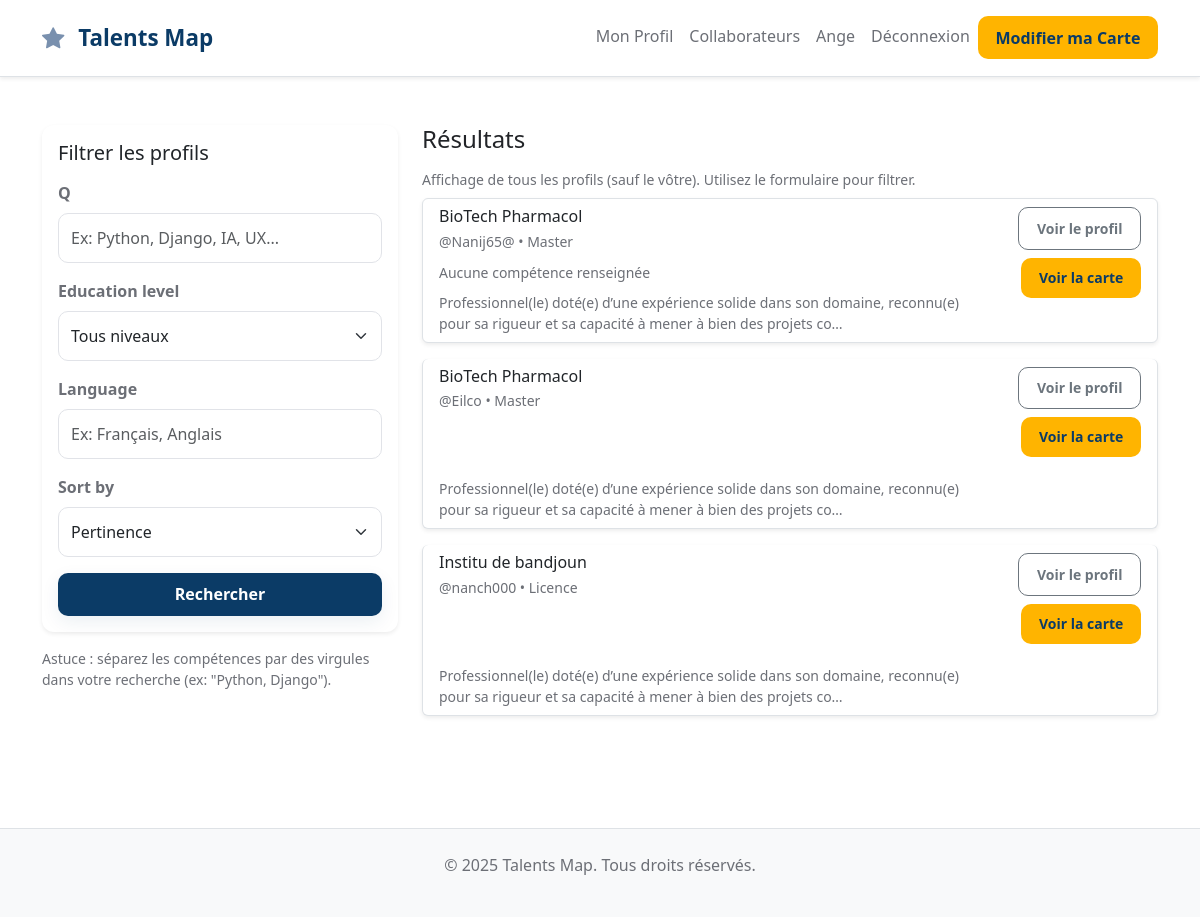
Screenshot of /search/ (signed in) with the database file from the repository.
### talent_map_app/models.py (models this page shows, shortened)
class UserProfile(models.Model):
    EDUCATION_CHOICES = [
        ('bac', 'Baccalauréat'),
        ('licence', 'Licence'),
        ('master', 'Master'),
        ('Ingénieur', 'Ingénieur'),
    ]
    user = models.OneToOneField(User, on_delete=models.CASCADE, related_name='profile')
    education_level = models.CharField(max_length=20, choices=EDUCATION_CHOICES, default='licence')
    bio = models.TextField(blank=True, null=True, help_text="Courte biographie")
    skills = models.TextField(blank=True, null=True, help_text="Ex: Python, Django, JavaScript")
    languages = models.TextField(blank=True, null=True, help_text="Ex: Français, Anglais, Espagnol")
    passions = models.TextField(blank=True, null=True, help_text="Ex: IA, Web, Mobile")
    projects = models.TextField(blank=True, null=True, help_text="Ex: Projet 1 - Description, Projet 2 - Description")
    linkedin = models.URLField(blank=True, null=True)
    github = models.URLField(blank=True, null=True)
    youtube = models.URLField(blank=True, null=True)
    website = models.URLField(blank=True, null=True)
    is_validated = models.BooleanField(default=False, help_text="Profil validé par un responsable")
    validated_by = models.ForeignKey(User, on_delete=models.SET_NULL, null=True, blank=True,
                                      related_name='validated_profiles',
                                      help_text="Responsable qui a validé le profil")
    validated_at = models.DateTimeField(null=True, blank=True)
    created_at = models.DateTimeField(auto_now_add=True)
    updated_at = models.DateTimeField(auto_now=True)
    class Meta:
        verbose_name = "Profil Utilisateur"
        verbose_name_plural = "Profils Utilisateurs"
        ordering = ['-created_at']

### talent_map_app/views.py (the view, shortened to what this page needs)
# urls.py: path('search/', views.search_profiles, name='search'),
@login_required
def search_profiles(request):
    form = SearchForm(request.GET or None)
    qs = UserProfile.objects.all()
    if request.user.is_authenticated:
        qs = qs.exclude(user=request.user)
    return render(request, 'search/search.html', {'form': form, 'results': qs})

### talent_map_app/forms.py
class SearchForm(forms.Form):
    q = forms.CharField(required=False, widget=forms.TextInput(attrs={
        'class': 'form-control', 'placeholder': 'Ex: Python, Django, IA, UX...'
    }))
    education_level = forms.ChoiceField(required=False, choices=[('', 'Tous niveaux')] + UserProfile.EDUCATION_CHOICES, widget=forms.Select(attrs={'class': 'form-select'}))
    language = forms.CharField(required=False, widget=forms.TextInput(attrs={'class': 'form-control', 'placeholder': 'Ex: Français, Anglais'}))
    sort_by = forms.ChoiceField(required=False, choices=[
        ('relevance', 'Pertinence'),
        ('newest', 'Les plus récents'),
    ], initial='relevance', widget=forms.Select(attrs={'class': 'form-select'}))

### talent_map_app/templatetags/skill_extras.py (called while the page is built)
@register.filter
def split(value, sep=','):
    if not value:
        return []
    return [s.strip() for s in str(value).split(sep) if s.strip()]

### talent_map_app/templates/search/search.html (shortened to what this page needs)
{% extends 'base.html' %}
{% load static %}
{% load crispy_forms_tags %}
{% load skill_extras %}
{% block content %}
<div class="container py-5">
    <div class="row g-4">
        <div class="col-lg-4">
            <div class="card p-3 shadow-sm border-0">
                <h5 class="mb-3">Filtrer les profils</h5>
                <form id="search-form" method="get" novalidate>
                    {{ form.q|as_crispy_field }}
                    <div class="mb-3">{{ form.education_level|as_crispy_field }}</div>
                    <div class="mb-3">{{ form.language|as_crispy_field }}</div>
                    <div class="mb-3">{{ form.sort_by|as_crispy_field }}</div>
                    <div class="d-grid">
                        <button class="btn btn-primary">Rechercher</button>
                    </div>
                </form>
            </div>
            <div class="mt-3 text-muted small">
                Astuce : séparez les compétences par des virgules dans votre recherche (ex: "Python, Django").
            </div>
        </div>
        <div class="col-lg-8">
            <h4 class="mb-3">Résultats</h4>
            {% if not request.GET %}
                <div class="small text-muted mb-2">Affichage de tous les profils (sauf le vôtre). Utilisez le formulaire pour filtrer.</div>
            {% endif %}
            {% if results %}
                <div class="list-group">
                    {% for profile in results %}
                        <div class="list-group-item mb-3 shadow-sm rounded">
                            <div class="d-flex align-items-start justify-content-between">
                                <div>
                                    <h6 class="mb-1">{{ profile.user.get_full_name|default:profile.user.username }}</h6>
                                    <div class="small text-muted mb-2">@{{ profile.user.username }} • {{ profile.education_level|capfirst }}</div>
                                    <div class="mb-2">
                                        {% if profile.skills %}
                                            {% for skill in profile.skills|split:',' %}
                                                <span class="skill-badge" title="{{ skill }}">{{ skill }}</span>
                                            {% endfor %}
                                        {% else %}
                                            <span class="text-muted small">Aucune compétence renseignée</span>
                                        {% endif %}
                                    </div>
                                    <p class="mb-0 text-muted small">{{ profile.bio|truncatechars:140 }}</p>
                                </div>
                                <div class="text-end">
                                    <a href="{% url 'profile_detail' profile.user.id %}" class="btn btn-outline-secondary btn-sm mb-2">Voir le profil</a>
                                    <a href="{% url 'talent_map' profile.user.id %}" class="btn btn-accent btn-sm">Voir la carte</a>
                                </div>
                            </div>
                        </div>
                    {% endfor %}
                </div>
            {% else %}
                <div class="alert alert-info">Aucun collaborateur trouvé — essayez d'élargir votre recherche.</div>
            {% endif %}
        </div>
    </div>
</div>
{% endblock %}

### talent_map_app/templates/base.html (shortened to what this page needs)
{% load static %}
<!DOCTYPE html>
<html lang="fr">
<head>
    <link href="https://cdn.jsdelivr.net/npm/bootstrap@5.3.0/dist/css/bootstrap.min.css" rel="stylesheet">
    <link rel="stylesheet" href="https://cdn.jsdelivr.net/npm/bootstrap-icons@1.11.0/font/bootstrap-icons.css">
    <link rel="stylesheet" href="{% static 'css/style.css' %}">
</head>
<body>
    <nav class="navbar navbar-expand-lg navbar-light bg-white border-bottom shadow-sm">
        <div class="container">
            <a class="navbar-brand fw-bold" href="{% url 'home' %}">
                <i class="bi bi-star-fill" style="color: #7990AE;"></i> Talents Map
            </a>
            <div class="collapse navbar-collapse" id="navbarNav">
                <ul class="navbar-nav ms-auto">
                    {% if user.is_authenticated %}
                        <li class="nav-item">
                            <a class="nav-link" href="{% url 'profile_detail' user.id %}">Mon Profil</a>
                        </li>
                        <li class="nav-item">
                            <a class="nav-link" href="{% url 'search' %}">Collaborateurs</a>
                        </li>
                        <li class="nav-item">
                            <a class="nav-link" href="#">{{ user.username }}</a>
                        </li>
                        <li class="nav-item">
                            <a class="nav-link" href="{% url 'logout' %}">Déconnexion</a>
                        </li>
                        <li class="nav-item">
                            <a href="{% url 'profile_create' %}" class="btn btn-accent">Modifier ma Carte</a>
                        </li>
                    {% endif %}
                </ul>
            </div>
        </div>
    </nav>
    <main>
        {% block content %}{% endblock %}
    </main>
    <footer class="bg-light border-top mt-5 py-4">
        <div class="container text-center text-muted">
            <p>&copy; 2025 Talents Map. Tous droits réservés.</p>
        </div>
    </footer>
</body>
</html>

### talent_map_app/static/css/style.css (style rules this page uses)
:root { --cesi-blue: #0b3b66; --cesi-accent: #ffb400; --bg-white: #ffffff; --gray-100: #f5f6f8; --gray-300: #e1e3e8; --gray-600: #6c6f76; --text-default: #222428; --card-shadow: rgba(11,59,102,0.08); }
* { margin:0;padding:0;box-sizing:border-box }
body { font-family: "Segoe UI", Tahoma, Geneva, Verdana, sans-serif; color:var(--text-default); background-color:var(--bg-white); -webkit-font-smoothing:antialiased; }
.navbar { padding:1rem 0 }
.navbar-brand { font-size:1.4rem;color:var(--cesi-blue) !important;font-weight:700 }
.navbar-brand i { margin-right:0.5rem }
.nav-link { color:var(--gray-600) !important;font-weight:500;transition:color .2s ease }
.btn { border-radius:10px;padding:.6rem 1.1rem;font-weight:600;transition:all .18s ease }
.btn-primary { background:var(--cesi-blue) !important; color:var(--bg-white) !important; border:0; box-shadow:0 6px 18px rgba(11,59,102,0.08); }
.btn-accent { background:var(--cesi-accent); color:var(--cesi-blue); border:0; font-weight:700; }
.card { border-radius:12px;transition:transform .25s ease,box-shadow .25s ease;border:0;background:var(--bg-white); }
.form-control,.form-select { border:1px solid var(--gray-300);border-radius:10px;padding:.75rem; }
.form-label { font-weight:600;color:var(--gray-600);margin-bottom:.5rem }
footer { margin-top:auto;background:var(--gray-100);color:var(--gray-600) }
.text-muted { color:var(--gray-600) !important }
.small { font-size:.875rem }

### rows the page displays
UserProfile: user.get_full_name "BioTech Pharmacol", user.username "Nanij65@", education_level "Master", skills "Aucune compétence renseignée", bio "Professionnel(le) doté(e) d’une expérience solide dans son domaine, reconnu(e) pour sa rigueur et sa capacité à mener à bien des projets co…"
UserProfile: user.get_full_name "BioTech Pharmacol", user.username "Eilco", education_level "Master", bio "Professionnel(le) doté(e) d’une expérience solide dans son domaine, reconnu(e) pour sa rigueur et sa capacité à mener à bien des projets co…"
UserProfile: user.get_full_name "Institu de bandjoun", user.username "nanch000", education_level "Licence", bio "Professionnel(le) doté(e) d’une expérience solide dans son domaine, reconnu(e) pour sa rigueur et sa capacité à mener à bien des projets co…"

### other values shown
{{ user.username }} "Ange"
